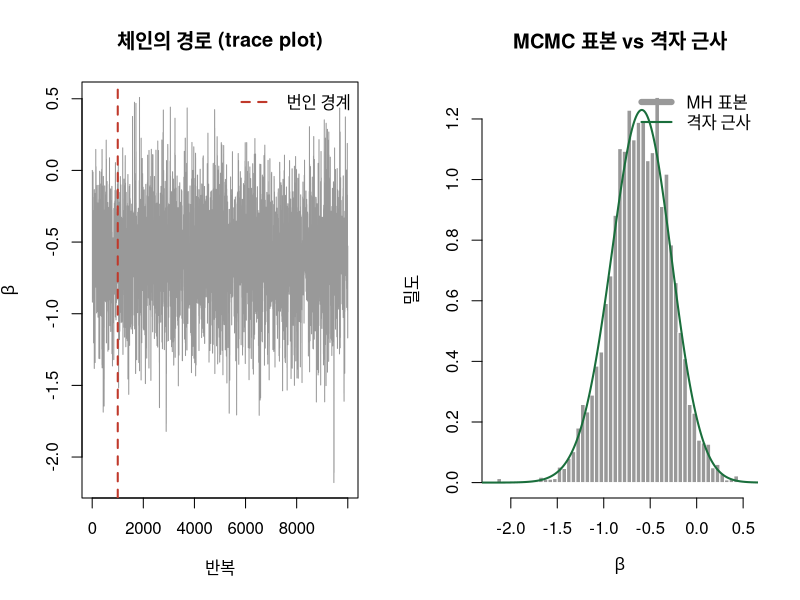
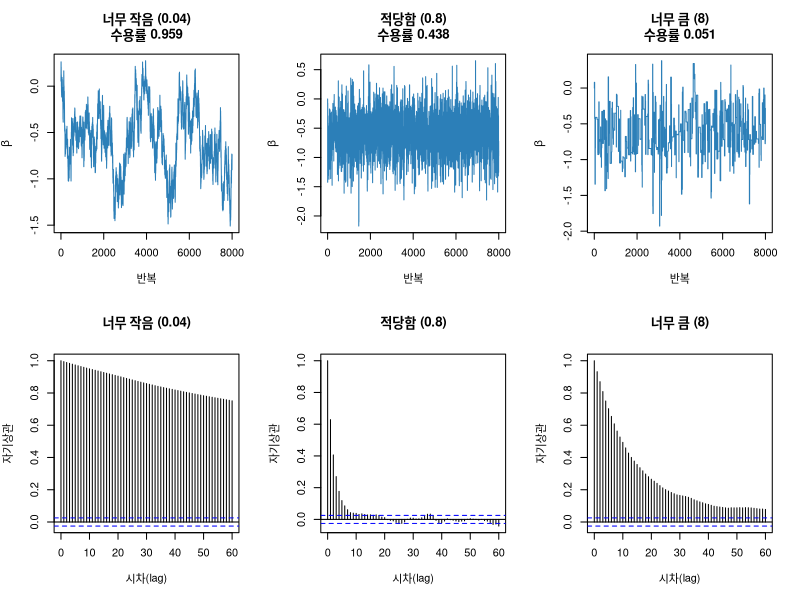
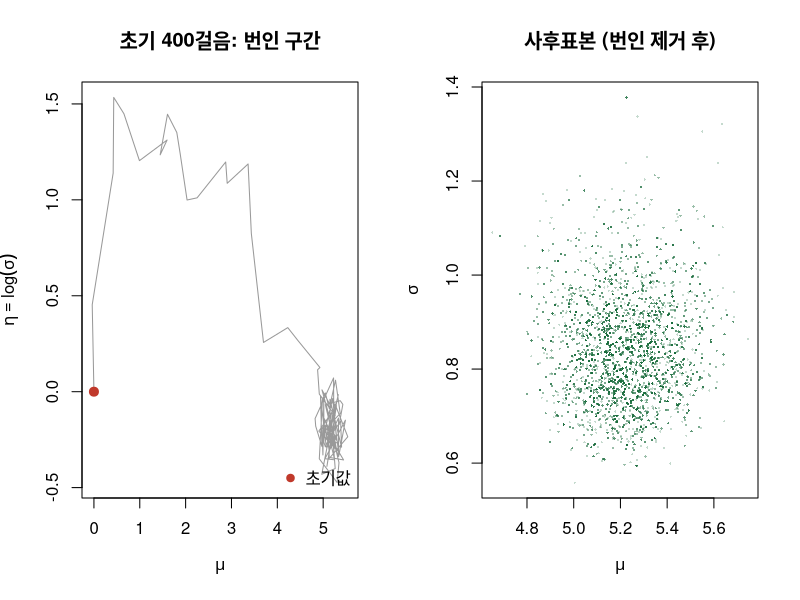
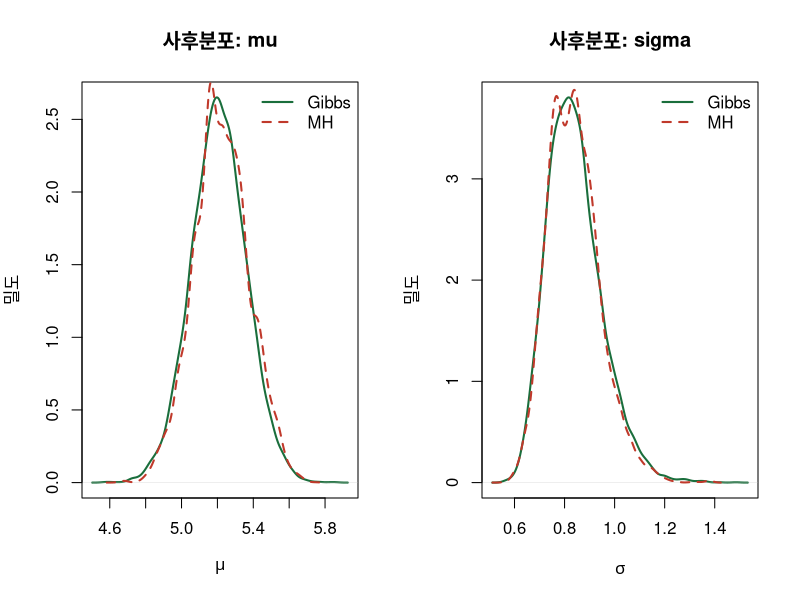
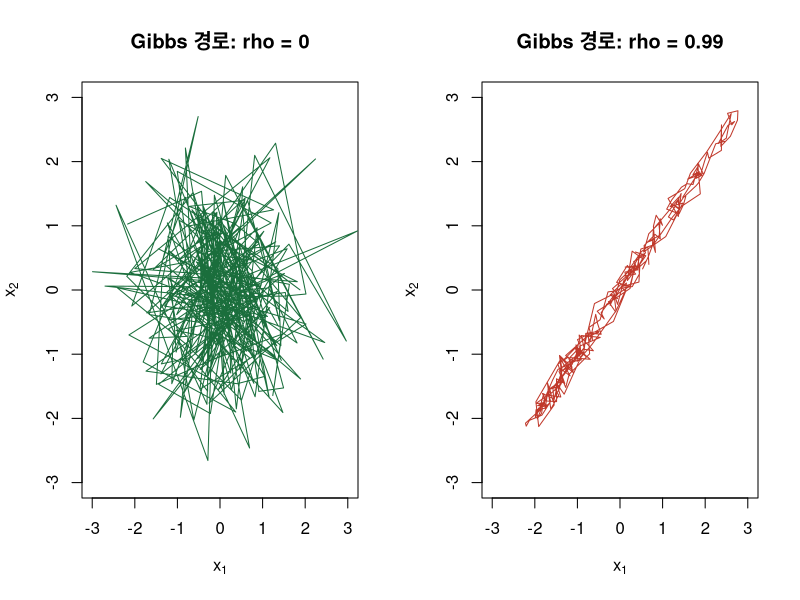

These charts were generated, in order, by the following R code:
## ---- chunk 1
set.seed(42); n_reads <- 40
y_alt <- rbinom(1, size = n_reads, prob = 0.25)     # 가상의 데이터 (W4와 동일)
log1pexp <- function(x) ifelse(x > 30, x, log1p(exp(x)))   # 오버플로 방지 도우미
# W4의 log_post와 같은 함수: 로짓 스케일 beta의 비정규화 로그 사후밀도
log_post_binom <- function(beta) {
  y_alt * beta - n_reads * log1pexp(beta) + dnorm(beta, 0, 1.5, log = TRUE)
}
# 비교 기준: W4에서 쓴 격자 근사
beta_grid <- seq(-6, 2, length.out = 2000)
lp_grid <- log_post_binom(beta_grid)
w_grid <- exp(lp_grid - max(lp_grid))                      # 최댓값을 빼고 지수화
dens_grid <- w_grid / (sum(w_grid) * diff(beta_grid)[1])   # 밀도로 정규화
cat("관측:", y_alt, "/", n_reads, " 격자 사후평균(beta):",
    round(sum(beta_grid * w_grid) / sum(w_grid), 3), "\n")
## ---- chunk 2
#| fig-width: 9
#| fig-height: 4
# log_post: 모수 벡터를 받아 비정규화 로그 사후밀도를 돌려주는 함수
run_mh <- function(log_post, init, prop_sd, n_iter) {
  draws <- matrix(NA_real_, n_iter, length(init))
  cur <- init; lp_cur <- log_post(cur); n_accept <- 0
  for (i in seq_len(n_iter)) {
    prop <- cur + rnorm(length(init), 0, prop_sd)   # 대칭 랜덤워크 제안
    lp_prop <- log_post(prop)
    # 로그 비교: log(u) < log(alpha) 는 u < alpha 와 같습니다
    if (log(runif(1)) < lp_prop - lp_cur) {
      cur <- prop; lp_cur <- lp_prop; n_accept <- n_accept + 1
    }
    draws[i, ] <- cur                               # 기각해도 현재 값을 다시 기록
  }
  list(draws = draws, acc_rate = n_accept / n_iter)
}
set.seed(42)
fit1 <- run_mh(log_post_binom, init = 0, prop_sd = 0.8, n_iter = 10000)
burn <- 1000; chain1 <- drop(fit1$draws); draws1 <- chain1[-(1:burn)]  # 번인 제거
cat("수용률:", round(fit1$acc_rate, 3), "/ 사후평균(beta):", round(mean(draws1), 3),
    "/ 95% 신용구간:", round(quantile(draws1, c(0.025, 0.975)), 3),
    "/ 사후평균(theta):", round(mean(plogis(draws1)), 3), "\n")
par(mfrow = c(1, 2))
plot(chain1, type = "l", col = "grey60", main = "체인의 경로 (trace plot)",
     xlab = "반복", ylab = expression(beta))
abline(v = burn, col = "#c0392b", lwd = 2, lty = 2)
legend("topright", "번인 경계", col = "#c0392b", lwd = 2, lty = 2, bty = "n")
hist(draws1, breaks = 40, freq = FALSE, border = "white", col = "grey60",
     main = "MCMC 표본 vs 격자 근사", xlab = expression(beta), ylab = "밀도")
lines(beta_grid, dens_grid, col = "#1a6e3c", lwd = 2)
legend("topright", c("MH 표본", "격자 근사"), col = c("grey60", "#1a6e3c"),
       lwd = c(6, 2), bty = "n")
## ---- chunk 3
#| fig-width: 10
#| fig-height: 6
prop_sds <- c(0.04, 0.8, 8)
labs <- c("너무 작음 (0.04)", "적당함 (0.8)", "너무 큼 (8)")
set.seed(42)
fits <- lapply(prop_sds, function(s) run_mh(log_post_binom, 0, s, 8000))
par(mfrow = c(2, 3))
for (k in 1:3)                       # 위쪽 줄: trace plot
  plot(drop(fits[[k]]$draws), type = "l", col = "#2c7fb8", xlab = "반복",
       ylab = expression(beta),
       main = paste0(labs[k], "\n수용률 ", round(fits[[k]]$acc_rate, 3)))
for (k in 1:3)                       # 아래쪽 줄: 자기상관 (번인 제거 후)
  acf(drop(fits[[k]]$draws)[2001:8000], lag.max = 60, main = labs[k],
      xlab = "시차(lag)", ylab = "자기상관")
## ---- chunk 4
#| fig-width: 9
#| fig-height: 4
set.seed(5)
y_expr <- rnorm(30, mean = 5.2, sd = 0.8)     # 가상의 로그2 발현값
m0 <- 5; s0 <- 3; a0 <- 2; b0 <- 2            # 사전분포 초모수
log_dinvgamma <- function(x, a, b) a * log(b) - lgamma(a) - (a + 1) * log(x) - b / x
# (mu, eta = log sigma) 공간에서의 비정규화 로그 사후밀도
log_post_normal <- function(par) {
  mu <- par[1]; sigma <- exp(par[2])
  sum(dnorm(y_expr, mu, sigma, log = TRUE)) + dnorm(mu, m0, s0, log = TRUE) +
    # sigma2 = exp(2*eta) 변수변환의 야코비안 |d sigma2 / d eta| = 2*exp(2*eta)
    log_dinvgamma(sigma^2, a0, b0) + log(2) + 2 * par[2]
}
set.seed(42)
fit2 <- run_mh(log_post_normal, c(0, 0), c(0.35, 0.30), 10000)
post_mh <- fit2$draws[2001:10000, ]           # 앞 2000회 번인 폐기
cat("수용률:", round(fit2$acc_rate, 3), "(다차원 목표 약 0.23) / mu",
    round(mean(post_mh[, 1]), 3), "/ sigma", round(mean(exp(post_mh[, 2])), 3), "\n")
par(mfrow = c(1, 2))
plot(fit2$draws[1:400, ], type = "l", col = "grey60", main = "초기 400걸음: 번인 구간",
     xlab = expression(mu), ylab = expression(eta == log(sigma)))
points(0, 0, pch = 19, col = "#c0392b", cex = 1.2)
legend("bottomright", "초기값", pch = 19, col = "#c0392b", bty = "n")
plot(post_mh[, 1], exp(post_mh[, 2]), pch = 16, cex = 0.3,
     col = adjustcolor("#1a6e3c", alpha.f = 0.25), main = "사후표본 (번인 제거 후)",
     xlab = expression(mu), ylab = expression(sigma))
## ---- chunk 5
#| fig-width: 9
#| fig-height: 4
run_gibbs_normal <- function(y, m0, s0, a0, b0, n_iter, init_sigma2 = 1) {
  n <- length(y); ybar <- mean(y)
  mu_draws <- sigma2_draws <- numeric(n_iter); sigma2 <- init_sigma2
  for (i in seq_len(n_iter)) {
    # (a) mu | sigma2, y ~ Normal(정밀도 가중 평균, 1/정밀도)
    prec <- 1 / s0^2 + n / sigma2
    mu <- rnorm(1, (m0 / s0^2 + n * ybar / sigma2) / prec, sqrt(1 / prec))
    # (b) sigma2 | mu, y ~ InvGamma(...)를 감마 표본의 역수로 뽑습니다
    sigma2 <- 1 / rgamma(1, shape = a0 + n / 2, rate = b0 + 0.5 * sum((y - mu)^2))
    mu_draws[i] <- mu; sigma2_draws[i] <- sigma2
  }
  list(mu = mu_draws, sigma2 = sigma2_draws)
}
set.seed(42)
gb <- run_gibbs_normal(y_expr, m0, s0, a0, b0, n_iter = 10000)
keep <- 2001:10000; mu_gb <- gb$mu[keep]; sigma_gb <- sqrt(gb$sigma2[keep])
comparison <- rbind(
  MH    = c(mean(post_mh[, 1]), sd(post_mh[, 1]),
            mean(exp(post_mh[, 2])), sd(exp(post_mh[, 2]))),
  Gibbs = c(mean(mu_gb), sd(mu_gb), mean(sigma_gb), sd(sigma_gb)))
colnames(comparison) <- c("mu_mean", "mu_sd", "sigma_mean", "sigma_sd")
round(comparison, 4)
# Gibbs(실선)와 MH(점선)의 사후밀도를 겹쳐 그립니다
plot_pair <- function(gibbs_draws, mh_draws, main, xlab) {
  plot(density(gibbs_draws), col = "#1a6e3c", lwd = 2, main = main,
       xlab = xlab, ylab = "밀도")
  lines(density(mh_draws), col = "#c0392b", lwd = 2, lty = 2)
  legend("topright", c("Gibbs", "MH"), col = c("#1a6e3c", "#c0392b"),
         lwd = 2, lty = c(1, 2), bty = "n")
}
par(mfrow = c(1, 2))
plot_pair(mu_gb, post_mh[, 1], "사후분포: mu", expression(mu))
plot_pair(sigma_gb, exp(post_mh[, 2]), "사후분포: sigma", expression(sigma))
## ---- chunk 6
#| fig-width: 9
#| fig-height: 4.5
run_gibbs_bvn <- function(rho, n_iter, init = c(-2.5, 2.5)) {
  x <- matrix(NA_real_, n_iter, 2); cur <- init; sd_cond <- sqrt(1 - rho^2)
  for (i in seq_len(n_iter)) {
    cur[1] <- rnorm(1, rho * cur[2], sd_cond)   # x1 | x2
    cur[2] <- rnorm(1, rho * cur[1], sd_cond)   # x2 | x1
    x[i, ] <- cur
  }
  x
}
set.seed(42)
rhos <- c(0, 0.99)
chains <- lapply(rhos, run_gibbs_bvn, n_iter = 2000)
par(mfrow = c(1, 2))
for (k in 1:2) {                        # 처음 300걸음의 경로만 그립니다
  plot(chains[[k]][1:300, ], type = "n", xlim = c(-3, 3), ylim = c(-3, 3),
       main = paste0("Gibbs 경로: rho = ", rhos[k]),
       xlab = expression(x[1]), ylab = expression(x[2]))
  lines(chains[[k]][1:300, ], col = c("#1a6e3c", "#c0392b")[k])
}
for (k in 1:2) cat("rho =", rhos[k], "일 때 x1의 lag-1 자기상관:",
  round(acf(chains[[k]][, 1], lag.max = 1, plot = FALSE)$acf[2], 3), "\n")
## ---- chunk 7
log_post_shifted <- function(beta) log_post_binom(beta) + log(1e300)
set.seed(7); chain_a <- run_mh(log_post_binom,   0, 0.8, 3000)$draws
set.seed(7); chain_b <- run_mh(log_post_shifted, 0, 0.8, 3000)$draws
cat("두 체인이 완전히 동일한가:", identical(chain_a, chain_b), "\n")
## ---- chunk 8
ess_simple <- function(x, max_lag = 200) {
  rho <- acf(x, lag.max = min(max_lag, length(x) - 1), plot = FALSE)$acf[-1]
  k <- which(rho < 0)[1] - 1; if (is.na(k)) k <- length(rho)  # 처음 음수 직전까지
  if (k < 1) return(length(x))
  length(x) / (1 + 2 * sum(rho[1:k]))
}
set.seed(42)
res <- t(sapply(c(0.04, 0.2, 0.8, 3, 8), function(s) {
  f <- run_mh(log_post_binom, 0, s, 6000)
  d <- drop(f$draws)[1001:6000]
  c(prop_sd = s, acc_rate = f$acc_rate, ess = ess_simple(d),
    efficiency = ess_simple(d) / 5000)
}))
round(res, 3)
## ---- chunk 9
run_gibbs_nig <- function(y, m0, kappa0, a0, b0, n_iter, init_sigma2 = 1) {
  n <- length(y); ybar <- mean(y)
  mu_draws <- sigma2_draws <- numeric(n_iter); sigma2 <- init_sigma2
  for (i in seq_len(n_iter)) {
    # mu의 사후 평균은 사전 kappa0개와 관측 n개의 가중평균입니다
    mu <- rnorm(1, (kappa0 * m0 + n * ybar) / (kappa0 + n), sqrt(sigma2 / (kappa0 + n)))
    # sigma2의 척도 모수에 kappa0 * (mu - m0)^2 항이 추가됩니다
    sigma2 <- 1 / rgamma(1, shape = a0 + (n + 1) / 2,
                         rate = b0 + 0.5 * sum((y - mu)^2) + 0.5 * kappa0 * (mu - m0)^2)
    mu_draws[i] <- mu; sigma2_draws[i] <- sigma2
  }
  list(mu = mu_draws, sigma2 = sigma2_draws)
}
set.seed(42)
gb2 <- run_gibbs_nig(y_expr, m0 = 5, kappa0 = 1, a0 = 2, b0 = 2, n_iter = 8000)
k2 <- 2001:8000
cat("독립 사전분포   : mu", round(mean(mu_gb), 3), "/ sigma", round(mean(sigma_gb), 3), "\n")
cat("sigma2 연동 사전: mu", round(mean(gb2$mu[k2]), 3),
    "/ sigma", round(mean(sqrt(gb2$sigma2[k2])), 3), "\n")
